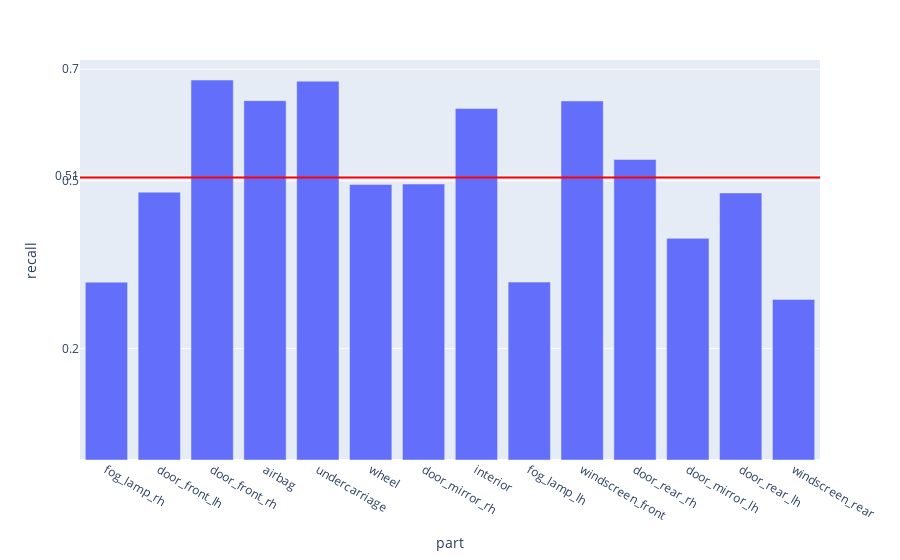

The cell this chart's notebook holds for it:
### Code cell
fig = px.bar(evalMetrics, x = 'part', y = 'recall')

fig.add_hline(y=avgRecall, line_width=2, line_color="red")

fig.update_layout(
    yaxis = dict(
        tickmode = 'array',
        tickvals = [np.format_float_positional(avgRecall, 2), 0.2, 0.5, 0.7],
    )
)
fig

### Figure 1 — Plotly figure (JSON) as saved in the notebook; plotly's stock layout.template omitted (floating-point values rounded to 4 significant figures)
{"data": [{"alignmentgroup": "True", "hovertemplate": "part=%{x}<br>recall=%{y}<extra></extra>", "legendgroup": "", "marker": {"color": "#636efa", "pattern": {"shape": ""}}, "name": "", "offsetgroup": "", "orientation": "v", "showlegend": false, "textposition": "auto", "type": "bar", "x": ["fog_lamp_rh", "door_front_lh", "door_front_rh", "airbag", "undercarriage", "wheel", "door_mirror_rh", "interior", "fog_lamp_lh", "windscreen_front", "door_rear_rh", "door_mirror_lh", "door_rear_lh", "windscreen_rear"], "xaxis": "x", "y": [0.3186, 0.4799, 0.6807, 0.6438, 0.6786, 0.4936, 0.4943, 0.6298, 0.3187, 0.6432, 0.5382, 0.397, 0.4784, 0.2877], "yaxis": "y"}], "layout": {"barmode": "relative", "legend": {"tracegroupgap": 0}, "margin": {"t": 60}, "shapes": [{"line": {"color": "red", "width": 2}, "type": "line", "x0": 0, "x1": 1, "xref": "x domain", "y0": 0.5059, "y1": 0.5059, "yref": "y"}], "xaxis": {"anchor": "y", "domain": [0, 1], "title": {"text": "part"}}, "yaxis": {"anchor": "x", "domain": [0, 1], "tickmode": "array", "tickvals": ["0.51", 0.2, 0.5, 0.7], "title": {"text": "recall"}}}}
